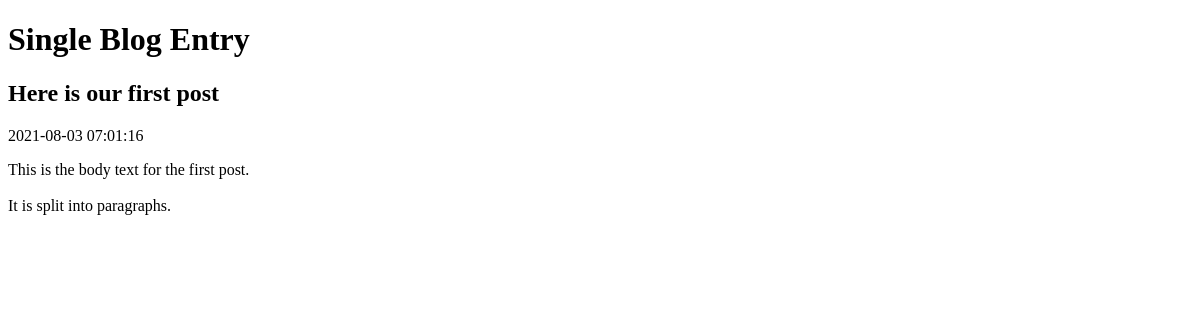
/back_files/view-post-1.php, run on an earlier commit of the app's database.
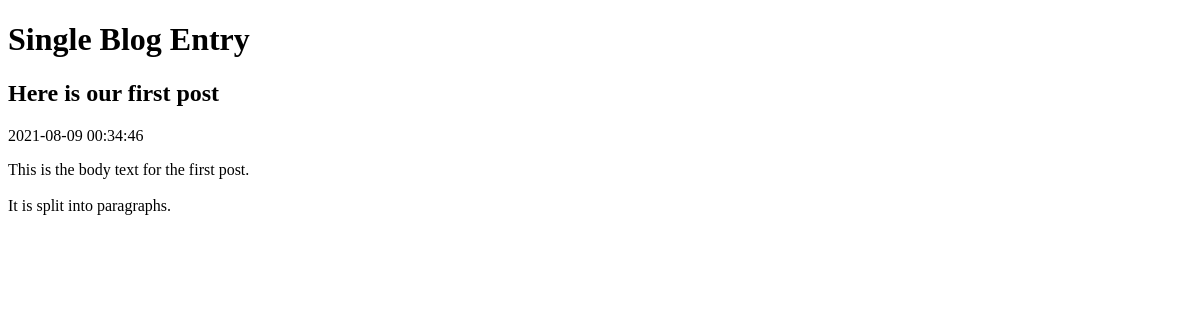
And on a later commit of the database.
### tables this page shows
CREATE TABLE post(
    id integer primary key autoincrement not null,
    title text not null,
    body text not null,
    user_id integer not null,
    created_at date not null,
    updated_at date,
    foreign key (user_id) references user(id)
);

### back_files/view-post-1.php (the view, shortened to what this page needs)
<?php
$root = realpath(__DIR__);
$database = $root . '/data/data.sqlite' ;
$dsn = 'sqlite:' . $database;
$pdo = new PDO($dsn);
$stmt = $pdo -> prepare(
    'select title, created_at , body
    from post
    where id=:id'
);
$result = $stmt-> execute(
    array('id' => 1, )
);
$row = $stmt-> fetch(PDO::FETCH_ASSOC);
?>
<!doctype html>
<html lang="en">
<head>
</head>
<body>
    <h1> Single Blog Entry </h1>
    <h2>
        <?php echo htmlspecialchars($row['title'],ENT_HTML5, 'UTF-8') ?>
      </h2>
      <div>
        <?php echo $row['created_at'] ?>
      </div>
      <p>
        <?php echo nl2br( htmlspecialchars($row['body'], ENT_HTML5, 'UTF-8') )?>
      </p>
</body>
</html>

What changed in the data, as far as the page shows it:
changed post "Here is our first post": created_at "2021-08-03 07:01:16" → "2021-08-09 00:34:46"
